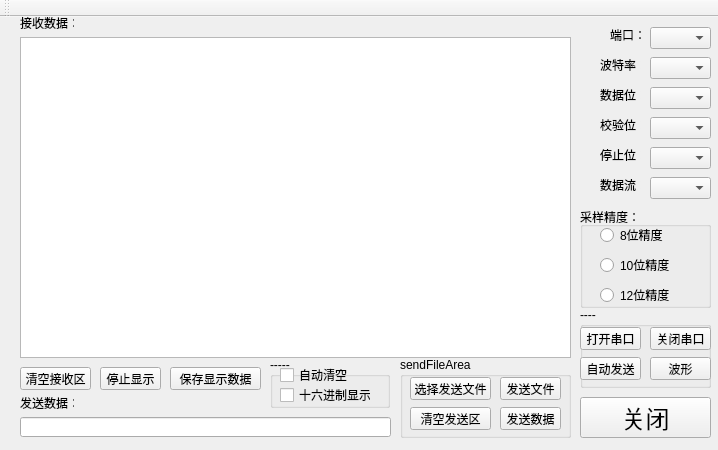
<?xml version="1.0" encoding="UTF-8"?>
<ui version="4.0">
 <class>MainWindow</class>
 <widget class="QMainWindow" name="MainWindow">
  <property name="geometry">
   <rect>
    <x>0</x>
    <y>0</y>
    <width>718</width>
    <height>450</height>
   </rect>
  </property>
  <property name="minimumSize">
   <size>
    <width>718</width>
    <height>450</height>
   </size>
  </property>
  <property name="maximumSize">
   <size>
    <width>718</width>
    <height>450</height>
   </size>
  </property>
  <property name="windowTitle">
   <string>MainWindow</string>
  </property>
  <property name="windowIcon">
   <iconset resource="picture.qrc">
    <normaloff>:/png/soft.png</normaloff>:/png/soft.png</iconset>
  </property>
  <widget class="QWidget" name="centralWidget">
   <widget class="QTextBrowser" name="reciveData">
    <property name="geometry">
     <rect>
      <x>20</x>
      <y>20</y>
      <width>551</width>
      <height>321</height>
     </rect>
    </property>
   </widget>
   <widget class="QLabel" name="label">
    <property name="geometry">
     <rect>
      <x>20</x>
      <y>0</y>
      <width>54</width>
      <height>12</height>
     </rect>
    </property>
    <property name="text">
     <string>接收数据：</string>
    </property>
   </widget>
   <widget class="QLabel" name="label_2">
    <property name="geometry">
     <rect>
      <x>20</x>
      <y>380</y>
      <width>54</width>
      <height>12</height>
     </rect>
    </property>
    <property name="text">
     <string>发送数据：</string>
    </property>
   </widget>
   <widget class="QLineEdit" name="sendDataEdit">
    <property name="geometry">
     <rect>
      <x>20</x>
      <y>400</y>
      <width>371</width>
      <height>20</height>
     </rect>
    </property>
   </widget>
   <widget class="QComboBox" name="portName">
    <property name="geometry">
     <rect>
      <x>650</x>
      <y>10</y>
      <width>61</width>
      <height>22</height>
     </rect>
    </property>
   </widget>
   <widget class="QComboBox" name="baudRate">
    <property name="geometry">
     <rect>
      <x>650</x>
      <y>40</y>
      <width>61</width>
      <height>22</height>
     </rect>
    </property>
   </widget>
   <widget class="QComboBox" name="dataBits">
    <property name="geometry">
     <rect>
      <x>650</x>
      <y>70</y>
      <width>61</width>
      <height>22</height>
     </rect>
    </property>
   </widget>
   <widget class="QComboBox" name="parityCom">
    <property name="geometry">
     <rect>
      <x>650</x>
      <y>100</y>
      <width>61</width>
      <height>22</height>
     </rect>
    </property>
   </widget>
   <widget class="QComboBox" name="stopBit">
    <property name="geometry">
     <rect>
      <x>650</x>
      <y>130</y>
      <width>61</width>
      <height>22</height>
     </rect>
    </property>
   </widget>
   <widget class="QLabel" name="label_3">
    <property name="geometry">
     <rect>
      <x>610</x>
      <y>10</y>
      <width>41</width>
      <height>16</height>
     </rect>
    </property>
    <property name="text">
     <string>端口：</string>
    </property>
   </widget>
   <widget class="QLabel" name="label_4">
    <property name="geometry">
     <rect>
      <x>600</x>
      <y>40</y>
      <width>41</width>
      <height>16</height>
     </rect>
    </property>
    <property name="text">
     <string>波特率：</string>
    </property>
   </widget>
   <widget class="QLabel" name="label_5">
    <property name="geometry">
     <rect>
      <x>600</x>
      <y>70</y>
      <width>41</width>
      <height>16</height>
     </rect>
    </property>
    <property name="text">
     <string>数据位：</string>
    </property>
   </widget>
   <widget class="QLabel" name="label_6">
    <property name="geometry">
     <rect>
      <x>600</x>
      <y>100</y>
      <width>41</width>
      <height>16</height>
     </rect>
    </property>
    <property name="text">
     <string>校验位：</string>
    </property>
   </widget>
   <widget class="QLabel" name="label_7">
    <property name="geometry">
     <rect>
      <x>600</x>
      <y>130</y>
      <width>41</width>
      <height>16</height>
     </rect>
    </property>
    <property name="text">
     <string>停止位：</string>
    </property>
   </widget>
   <widget class="QLabel" name="label_8">
    <property name="geometry">
     <rect>
      <x>600</x>
      <y>160</y>
      <width>41</width>
      <height>16</height>
     </rect>
    </property>
    <property name="text">
     <string>数据流：</string>
    </property>
   </widget>
   <widget class="QComboBox" name="flowType">
    <property name="geometry">
     <rect>
      <x>650</x>
      <y>160</y>
      <width>61</width>
      <height>22</height>
     </rect>
    </property>
   </widget>
   <widget class="QPushButton" name="clearReceiveBtn">
    <property name="geometry">
     <rect>
      <x>20</x>
      <y>350</y>
      <width>71</width>
      <height>23</height>
     </rect>
    </property>
    <property name="text">
     <string>清空接收区</string>
    </property>
   </widget>
   <widget class="QPushButton" name="stopShowBtn">
    <property name="geometry">
     <rect>
      <x>100</x>
      <y>350</y>
      <width>61</width>
      <height>23</height>
     </rect>
    </property>
    <property name="text">
     <string>停止显示</string>
    </property>
   </widget>
   <widget class="QPushButton" name="saveShowData">
    <property name="geometry">
     <rect>
      <x>170</x>
      <y>350</y>
      <width>91</width>
      <height>23</height>
     </rect>
    </property>
    <property name="text">
     <string>保存显示数据</string>
    </property>
   </widget>
   <widget class="QGroupBox" name="groupBox">
    <property name="geometry">
     <rect>
      <x>270</x>
      <y>340</y>
      <width>120</width>
      <height>51</height>
     </rect>
    </property>
    <property name="title">
     <string>-----</string>
    </property>
    <widget class="QCheckBox" name="hexShowCheck">
     <property name="geometry">
      <rect>
       <x>10</x>
       <y>30</y>
       <width>91</width>
       <height>16</height>
      </rect>
     </property>
     <property name="text">
      <string>十六进制显示</string>
     </property>
    </widget>
    <widget class="QCheckBox" name="autoShowCheck">
     <property name="geometry">
      <rect>
       <x>10</x>
       <y>10</y>
       <width>71</width>
       <height>16</height>
      </rect>
     </property>
     <property name="text">
      <string>自动清空</string>
     </property>
    </widget>
   </widget>
   <widget class="QGroupBox" name="groupBox_2">
    <property name="geometry">
     <rect>
      <x>400</x>
      <y>340</y>
      <width>171</width>
      <height>81</height>
     </rect>
    </property>
    <property name="title">
     <string>sendFileArea</string>
    </property>
    <widget class="QPushButton" name="sendFileBtn">
     <property name="geometry">
      <rect>
       <x>100</x>
       <y>20</y>
       <width>61</width>
       <height>23</height>
      </rect>
     </property>
     <property name="text">
      <string>发送文件</string>
     </property>
    </widget>
    <widget class="QPushButton" name="sendDataBtn">
     <property name="geometry">
      <rect>
       <x>100</x>
       <y>50</y>
       <width>61</width>
       <height>23</height>
      </rect>
     </property>
     <property name="text">
      <string>发送数据</string>
     </property>
    </widget>
    <widget class="QPushButton" name="clearSendBtn">
     <property name="geometry">
      <rect>
       <x>10</x>
       <y>50</y>
       <width>81</width>
       <height>23</height>
      </rect>
     </property>
     <property name="text">
      <string>清空发送区</string>
     </property>
    </widget>
    <widget class="QPushButton" name="selectFileBtn">
     <property name="geometry">
      <rect>
       <x>10</x>
       <y>20</y>
       <width>81</width>
       <height>23</height>
      </rect>
     </property>
     <property name="text">
      <string>选择发送文件</string>
     </property>
    </widget>
   </widget>
   <widget class="QPushButton" name="closeWindow">
    <property name="geometry">
     <rect>
      <x>580</x>
      <y>380</y>
      <width>131</width>
      <height>41</height>
     </rect>
    </property>
    <property name="font">
     <font>
      <family>华文行楷</family>
      <pointsize>18</pointsize>
     </font>
    </property>
    <property name="text">
     <string>关闭</string>
    </property>
    <property name="icon">
     <iconset resource="picture.qrc">
      <normaloff>:/png/busy.png</normaloff>:/png/busy.png</iconset>
    </property>
    <property name="iconSize">
     <size>
      <width>64</width>
      <height>64</height>
     </size>
    </property>
   </widget>
   <widget class="QGroupBox" name="groupBox_3">
    <property name="geometry">
     <rect>
      <x>580</x>
      <y>290</y>
      <width>131</width>
      <height>81</height>
     </rect>
    </property>
    <property name="title">
     <string>----</string>
    </property>
    <widget class="QPushButton" name="autoSend">
     <property name="geometry">
      <rect>
       <x>0</x>
       <y>50</y>
       <width>61</width>
       <height>23</height>
      </rect>
     </property>
     <property name="text">
      <string>自动发送</string>
     </property>
    </widget>
    <widget class="QPushButton" name="showWaveBtn">
     <property name="geometry">
      <rect>
       <x>70</x>
       <y>50</y>
       <width>61</width>
       <height>23</height>
      </rect>
     </property>
     <property name="text">
      <string>波形</string>
     </property>
    </widget>
    <widget class="QPushButton" name="closeSerial">
     <property name="geometry">
      <rect>
       <x>70</x>
       <y>20</y>
       <width>61</width>
       <height>23</height>
      </rect>
     </property>
     <property name="text">
      <string>关闭串口</string>
     </property>
    </widget>
    <widget class="QPushButton" name="openSerial">
     <property name="geometry">
      <rect>
       <x>0</x>
       <y>20</y>
       <width>61</width>
       <height>23</height>
      </rect>
     </property>
     <property name="text">
      <string>打开串口</string>
     </property>
    </widget>
   </widget>
   <widget class="QGroupBox" name="groupBox_4">
    <property name="geometry">
     <rect>
      <x>580</x>
      <y>190</y>
      <width>131</width>
      <height>101</height>
     </rect>
    </property>
    <property name="title">
     <string>采样精度：</string>
    </property>
    <widget class="QRadioButton" name="eightPreRadio">
     <property name="geometry">
      <rect>
       <x>20</x>
       <y>20</y>
       <width>89</width>
       <height>16</height>
      </rect>
     </property>
     <property name="text">
      <string>8位精度</string>
     </property>
    </widget>
    <widget class="QRadioButton" name="tenPreRadio">
     <property name="geometry">
      <rect>
       <x>20</x>
       <y>50</y>
       <width>89</width>
       <height>16</height>
      </rect>
     </property>
     <property name="text">
      <string>10位精度</string>
     </property>
    </widget>
    <widget class="QRadioButton" name="twelPreRadio">
     <property name="geometry">
      <rect>
       <x>20</x>
       <y>80</y>
       <width>89</width>
       <height>16</height>
      </rect>
     </property>
     <property name="text">
      <string>12位精度</string>
     </property>
    </widget>
   </widget>
  </widget>
  <widget class="QMenuBar" name="menuBar">
   <property name="geometry">
    <rect>
     <x>0</x>
     <y>0</y>
     <width>718</width>
     <height>21</height>
    </rect>
   </property>
  </widget>
  <widget class="QToolBar" name="mainToolBar">
   <attribute name="toolBarArea">
    <enum>TopToolBarArea</enum>
   </attribute>
   <attribute name="toolBarBreak">
    <bool>false</bool>
   </attribute>
  </widget>
 </widget>
 <layoutdefault spacing="6" margin="11"/>
 <resources>
  <include location="picture.qrc"/>
 </resources>
 <connections/>
</ui>
